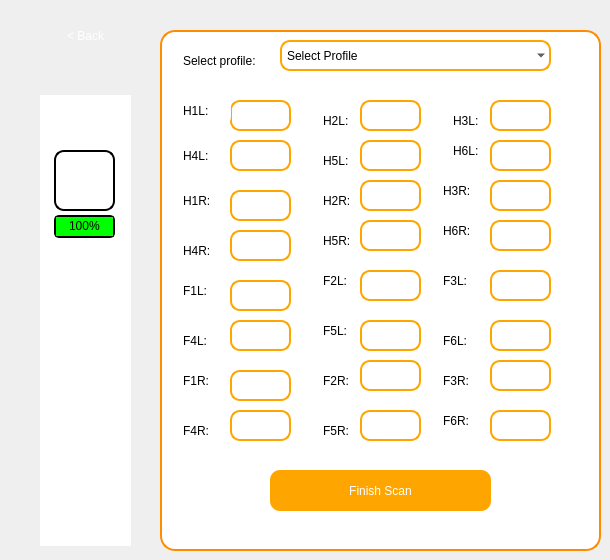
    <widget class="QWidget" name="scansessionpage">
     <widget class="QFrame" name="scannerFrame">
      <property name="geometry">
       <rect>
        <x>160</x>
        <y>30</y>
        <width>441</width>
        <height>521</height>
       </rect>
      </property>
      <property name="styleSheet">
       <string notr="true">QFrame {
    border-radius: 15px;
    background-color: white;
    border: 2px solid #FF8C00;
    padding: 10px;
}</string>
      </property>
      <property name="frameShape">
       <enum>QFrame::StyledPanel</enum>
      </property>
      <property name="frameShadow">
       <enum>QFrame::Raised</enum>
      </property>
      <widget class="QLineEdit" name="h1Left">
       <property name="geometry">
        <rect>
         <x>70</x>
         <y>70</y>
         <width>61</width>
         <height>31</height>
        </rect>
       </property>
       <property name="styleSheet">
        <string notr="true">QLineEdit {
    border: 2px solid #FFA500;
    border-radius: 10px;
    padding: 5px;
    background: transparent;
}
QLineEdit::placeholder {
    color: #FFA500;  
    font-style: italic; 
}</string>
       </property>
      </widget>
      <widget class="QLabel" name="label_18">
       <property name="geometry">
        <rect>
         <x>10</x>
         <y>60</y>
         <width>61</width>
         <height>41</height>
        </rect>
       </property>
       <property name="styleSheet">
        <string notr="true">QLabel {
    border: none;  
}</string>
       </property>
       <property name="text">
        <string>H1L:</string>
       </property>
      </widget>
      <widget class="QLabel" name="label_23">
       <property name="geometry">
        <rect>
         <x>10</x>
         <y>10</y>
         <width>121</width>
         <height>41</height>
        </rect>
       </property>
       <property name="styleSheet">
        <string notr="true">QLabel {
    border: none;  
}</string>
       </property>
       <property name="text">
        <string>Select profile:</string>
       </property>
      </widget>
      <widget class="QComboBox" name="profileBox">
       <property name="geometry">
        <rect>
         <x>120</x>
         <y>10</y>
         <width>271</width>
         <height>31</height>
        </rect>
       </property>
       <property name="styleSheet">
        <string notr="true">QComboBox {
    background-color: white;
    color: black;
    border: 2px solid #FFA500;
    border-radius: 10px;
    padding: 5px;
    background: transparent;
}
</string>
       </property>
       <property name="placeholderText">
        <string>Select Profile</string>
       </property>
      </widget>
      <widget class="QLabel" name="label_19">
       <property name="geometry">
        <rect>
         <x>150</x>
         <y>70</y>
         <width>51</width>
         <height>41</height>
        </rect>
       </property>
       <property name="styleSheet">
        <string notr="true">QLabel {
    border: none;  
}</string>
       </property>
       <property name="text">
        <string>H2L:</string>
       </property>
      </widget>
      <widget class="QLabel" name="label_24">
       <property name="geometry">
        <rect>
         <x>280</x>
         <y>70</y>
         <width>61</width>
         <height>41</height>
        </rect>
       </property>
       <property name="styleSheet">
        <string notr="true">QLabel {
    border: none;  
}</string>
       </property>
       <property name="text">
        <string>H3L:</string>
       </property>
      </widget>
      <widget class="QLabel" name="label_20">
       <property name="geometry">
        <rect>
         <x>10</x>
         <y>110</y>
         <width>61</width>
         <height>31</height>
        </rect>
       </property>
       <property name="styleSheet">
        <string notr="true">QLabel {
    border: none;  
}</string>
       </property>
       <property name="text">
        <string>H4L:</string>
       </property>
      </widget>
      <widget class="QLabel" name="label_21">
       <property name="geometry">
        <rect>
         <x>150</x>
         <y>110</y>
         <width>51</width>
         <height>41</height>
        </rect>
       </property>
       <property name="styleSheet">
        <string notr="true">QLabel {
    border: none;  
}</string>
       </property>
       <property name="text">
        <string>H5L:</string>
       </property>
      </widget>
      <widget class="QLabel" name="label_22">
       <property name="geometry">
        <rect>
         <x>280</x>
         <y>100</y>
         <width>61</width>
         <height>41</height>
        </rect>
       </property>
       <property name="styleSheet">
        <string notr="true">QLabel {
    border: none;  
}</string>
       </property>
       <property name="text">
        <string>H6L:</string>
       </property>
      </widget>
      <widget class="QLabel" name="label_25">
       <property name="geometry">
        <rect>
         <x>10</x>
         <y>150</y>
         <width>61</width>
         <height>41</height>
        </rect>
       </property>
       <property name="styleSheet">
        <string notr="true">QLabel {
    border: none;  
}</string>
       </property>
       <property name="text">
        <string>H1R:</string>
       </property>
      </widget>
      <widget class="QLabel" name="label_26">
       <property name="geometry">
        <rect>
         <x>150</x>
         <y>150</y>
         <width>61</width>
         <height>41</height>
        </rect>
       </property>
       <property name="styleSheet">
        <string notr="true">QLabel {
    border: none;  
}</string>
       </property>
       <property name="text">
        <string>H2R:</string>
       </property>
      </widget>
      <widget class="QLabel" name="label_27">
       <property name="geometry">
        <rect>
         <x>270</x>
         <y>140</y>
         <width>61</width>
         <height>41</height>
        </rect>
       </property>
       <property name="styleSheet">
        <string notr="true">QLabel {
    border: none;  
}</string>
       </property>
       <property name="text">
        <string>H3R:</string>
       </property>
      </widget>
      <widget class="QLabel" name="label_30">
       <property name="geometry">
        <rect>
         <x>10</x>
         <y>200</y>
         <width>61</width>
         <height>41</height>
        </rect>
       </property>
       <property name="styleSheet">
        <string notr="true">QLabel {
    border: none;  
}</string>
       </property>
       <property name="text">
        <string>H4R:</string>
       </property>
      </widget>
      <widget class="QLabel" name="label_31">
       <property name="geometry">
        <rect>
         <x>150</x>
         <y>190</y>
         <width>61</width>
         <height>41</height>
        </rect>
       </property>
       <property name="styleSheet">
        <string notr="true">QLabel {
    border: none;  
}</string>
       </property>
       <property name="text">
        <string>H5R:</string>
       </property>
      </widget>
      <widget class="QLabel" name="label_32">
       <property name="geometry">
        <rect>
         <x>270</x>
         <y>180</y>
         <width>61</width>
         <height>41</height>
        </rect>
       </property>
       <property name="styleSheet">
        <string notr="true">QLabel {
    border: none;  
}</string>
       </property>
       <property name="text">
        <string>H6R:</string>
       </property>
      </widget>
      <widget class="QLabel" name="label_33">
       <property name="geometry">
        <rect>
         <x>10</x>
         <y>240</y>
         <width>51</width>
         <height>41</height>
        </rect>
       </property>
       <property name="styleSheet">
        <string notr="true">QLabel {
    border: none;  
}</string>
       </property>
       <property name="text">
        <string>F1L:</string>
       </property>
      </widget>
      <widget class="QPushButton" name="finishScanButton">
       <property name="geometry">
        <rect>
         <x>110</x>
         <y>440</y>
         <width>221</width>
         <height>41</height>
        </rect>
       </property>
       <property name="toolTipDuration">
        <number>10</number>
       </property>
       <property name="styleSheet">
        <string notr="true">QPushButton {
    background-color: #FFA500;
    color: white;
    border: none;
    border-radius: 10px;
    padding: 10px 20px;
}</string>
       </property>
       <property name="text">
        <string>Finish Scan</string>
       </property>
      </widget>
      <widget class="QLabel" name="label_34">
       <property name="geometry">
        <rect>
         <x>150</x>
         <y>230</y>
         <width>51</width>
         <height>41</height>
        </rect>
       </property>
       <property name="styleSheet">
        <string notr="true">QLabel {
    border: none;  
}</string>
       </property>
       <property name="text">
        <string>F2L:</string>
       </property>
      </widget>
      <widget class="QLabel" name="label_35">
       <property name="geometry">
        <rect>
         <x>270</x>
         <y>230</y>
         <width>51</width>
         <height>41</height>
        </rect>
       </property>
       <property name="styleSheet">
        <string notr="true">QLabel {
    border: none;  
}</string>
       </property>
       <property name="text">
        <string>F3L:</string>
       </property>
      </widget>
      <widget class="QLabel" name="label_36">
       <property name="geometry">
        <rect>
         <x>10</x>
         <y>290</y>
         <width>51</width>
         <height>41</height>
        </rect>
       </property>
       <property name="styleSheet">
        <string notr="true">QLabel {
    border: none;  
}</string>
       </property>
       <property name="text">
        <string>F4L:</string>
       </property>
      </widget>
      <widget class="QLabel" name="label_37">
       <property name="geometry">
        <rect>
         <x>150</x>
         <y>280</y>
         <width>51</width>
         <height>41</height>
        </rect>
       </property>
       <property name="styleSheet">
        <string notr="true">QLabel {
    border: none;  
}</string>
       </property>
       <property name="text">
        <string>F5L:</string>
       </property>
      </widget>
      <widget class="QLabel" name="label_38">
       <property name="geometry">
        <rect>
         <x>270</x>
         <y>290</y>
         <width>51</width>
         <height>41</height>
        </rect>
       </property>
       <property name="styleSheet">
        <string notr="true">QLabel {
    border: none;  
}</string>
       </property>
       <property name="text">
        <string>F6L:</string>
       </property>
      </widget>
      <widget class="QLabel" name="label_39">
       <property name="geometry">
        <rect>
         <x>10</x>
         <y>330</y>
         <width>61</width>
         <height>41</height>
        </rect>
       </property>
       <property name="styleSheet">
        <string notr="true">QLabel {
    border: none;  
}</string>
       </property>
       <property name="text">
        <string>F1R:</string>
       </property>
      </widget>
      <widget class="QLabel" name="label_40">
       <property name="geometry">
        <rect>
         <x>150</x>
         <y>330</y>
         <width>51</width>
         <height>41</height>
        </rect>
       </property>
       <property name="styleSheet">
        <string notr="true">QLabel {
    border: none;  
}</string>
       </property>
       <property name="text">
        <string>F2R:</string>
       </property>
      </widget>
      <widget class="QLabel" name="label_41">
       <property name="geometry">
        <rect>
         <x>270</x>
         <y>330</y>
         <width>51</width>
         <height>41</height>
        </rect>
       </property>
       <property name="styleSheet">
        <string notr="true">QLabel {
    border: none;  
}</string>
       </property>
       <property name="text">
        <string>F3R:</string>
       </property>
      </widget>
      <widget class="QLabel" name="label_42">
       <property name="geometry">
        <rect>
         <x>10</x>
         <y>380</y>
         <width>51</width>
         <height>41</height>
        </rect>
       </property>
       <property name="styleSheet">
        <string notr="true">QLabel {
    border: none;  
}</string>
       </property>
       <property name="text">
        <string>F4R:</string>
       </property>
      </widget>
      <widget class="QLabel" name="label_43">
       <property name="geometry">
        <rect>
         <x>150</x>
         <y>380</y>
         <width>81</width>
         <height>41</height>
        </rect>
       </property>
       <property name="styleSheet">
        <string notr="true">QLabel {
    border: none;  
}</string>
       </property>
       <property name="text">
        <string>F5R:</string>
       </property>
      </widget>
      <widget class="QLabel" name="label_44">
       <property name="geometry">
        <rect>
         <x>270</x>
         <y>370</y>
         <width>51</width>
         <height>41</height>
        </rect>
       </property>
       <property name="styleSheet">
        <string notr="true">QLabel {
    border: none;  
}</string>
       </property>
       <property name="text">
        <string>F6R:</string>
       </property>
      </widget>
      <widget class="QLineEdit" name="h4Left">
       <property name="geometry">
        <rect>
         <x>70</x>
         <y>110</y>
         <width>61</width>
         <height>31</height>
        </rect>
       </property>
       <property name="styleSheet">
        <string notr="true">QLineEdit {
    border: 2px solid #FFA500;
    border-radius: 10px;
    padding: 5px;
    background: transparent;
}
QLineEdit::placeholder {
    color: #FFA500;  
    font-style: italic; 
}</string>
       </property>
       <property name="text">
        <string/>
       </property>
      </widget>
      <widget class="QLineEdit" name="h1Right">
       <property name="geometry">
        <rect>
         <x>70</x>
         <y>160</y>
         <width>61</width>
         <height>31</height>
        </rect>
       </property>
       <property name="styleSheet">
        <string notr="true">QLineEdit {
    border: 2px solid #FFA500;
    border-radius: 10px;
    padding: 5px;
    background: transparent;
}
QLineEdit::placeholder {
    color: #FFA500;  
    font-style: italic; 
}</string>
       </property>
      </widget>
      <widget class="QLineEdit" name="h4Right">
       <property name="geometry">
        <rect>
         <x>70</x>
         <y>200</y>
         <width>61</width>
         <height>31</height>
        </rect>
       </property>
       <property name="styleSheet">
        <string notr="true">QLineEdit {
    border: 2px solid #FFA500;
    border-radius: 10px;
    padding: 5px;
    background: transparent;
}
QLineEdit::placeholder {
    color: #FFA500;  
    font-style: italic; 
}</string>
       </property>
      </widget>
      <widget class="QLineEdit" name="f1Left">
       <property name="geometry">
        <rect>
         <x>70</x>
         <y>250</y>
         <width>61</width>
         <height>31</height>
        </rect>
       </property>
       <property name="styleSheet">
        <string notr="true">QLineEdit {
    border: 2px solid #FFA500;
    border-radius: 10px;
    padding: 5px;
    background: transparent;
}
QLineEdit::placeholder {
    color: #FFA500;  
    font-style: italic; 
}</string>
       </property>
      </widget>
      <widget class="QLineEdit" name="f4Left">
       <property name="geometry">
        <rect>
         <x>70</x>
         <y>290</y>
         <width>61</width>
         <height>31</height>
        </rect>
       </property>
       <property name="styleSheet">
        <string notr="true">QLineEdit {
    border: 2px solid #FFA500;
    border-radius: 10px;
    padding: 5px;
    background: transparent;
}
QLineEdit::placeholder {
    color: #FFA500;  
    font-style: italic; 
}</string>
       </property>
      </widget>
      <widget class="QLineEdit" name="f1Right">
       <property name="geometry">
        <rect>
         <x>70</x>
         <y>340</y>
         <width>61</width>
         <height>31</height>
        </rect>
       </property>
       <property name="styleSheet">
        <string notr="true">QLineEdit {
    border: 2px solid #FFA500;
    border-radius: 10px;
    padding: 5px;
    background: transparent;
}
QLineEdit::placeholder {
    color: #FFA500;  
    font-style: italic; 
}</string>
       </property>
      </widget>
      <widget class="QLineEdit" name="f4Right">
       <property name="geometry">
        <rect>
         <x>70</x>
         <y>380</y>
         <width>61</width>
         <height>31</height>
        </rect>
       </property>
       <property name="styleSheet">
        <string notr="true">QLineEdit {
    border: 2px solid #FFA500;
    border-radius: 10px;
    padding: 5px;
    background: transparent;
}
QLineEdit::placeholder {
    color: #FFA500;  
    font-style: italic; 
}</string>
       </property>
      </widget>
      <widget class="QLineEdit" name="f5Right">
       <property name="geometry">
        <rect>
         <x>200</x>
         <y>380</y>
         <width>61</width>
         <height>31</height>
        </rect>
       </property>
       <property name="styleSheet">
        <string notr="true">QLineEdit {
    border: 2px solid #FFA500;
    border-radius: 10px;
    padding: 5px;
    background: transparent;
}
QLineEdit::placeholder {
    color: #FFA500;  
    font-style: italic; 
}</string>
       </property>
      </widget>
      <widget class="QLineEdit" name="f2Right">
       <property name="geometry">
        <rect>
         <x>200</x>
         <y>330</y>
         <width>61</width>
         <height>31</height>
        </rect>
       </property>
       <property name="styleSheet">
        <string notr="true">QLineEdit {
    border: 2px solid #FFA500;
    border-radius: 10px;
    padding: 5px;
    background: transparent;
}
QLineEdit::placeholder {
    color: #FFA500;  
    font-style: italic; 
}</string>
       </property>
      </widget>
      <widget class="QLineEdit" name="f5Left">
       <property name="geometry">
        <rect>
         <x>200</x>
         <y>290</y>
         <width>61</width>
         <height>31</height>
        </rect>
       </property>
       <property name="styleSheet">
        <string notr="true">QLineEdit {
    border: 2px solid #FFA500;
    border-radius: 10px;
    padding: 5px;
    background: transparent;
}
QLineEdit::placeholder {
    color: #FFA500;  
    font-style: italic; 
}</string>
       </property>
      </widget>
      <widget class="QLineEdit" name="f2Left">
       <property name="geometry">
        <rect>
         <x>200</x>
         <y>240</y>
         <width>61</width>
         <height>31</height>
        </rect>
       </property>
       <property name="styleSheet">
        <string notr="true">QLineEdit {
    border: 2px solid #FFA500;
    border-radius: 10px;
    padding: 5px;
    background: transparent;
}
QLineEdit::placeholder {
    color: #FFA500;  
    font-style: italic; 
}</string>
       </property>
      </widget>
      <widget class="QLineEdit" name="h5Right">
       <property name="geometry">
        <rect>
         <x>200</x>
         <y>190</y>
         <width>61</width>
         <height>31</height>
        </rect>
       </property>
       <property name="styleSheet">
        <string notr="true">QLineEdit {
    border: 2px solid #FFA500;
    border-radius: 10px;
    padding: 5px;
    background: transparent;
}
QLineEdit::placeholder {
    color: #FFA500;  
    font-style: italic; 
}</string>
       </property>
      </widget>
      <widget class="QLineEdit" name="h2Right">
       <property name="geometry">
        <rect>
         <x>200</x>
         <y>150</y>
         <width>61</width>
         <height>31</height>
        </rect>
       </property>
       <property name="styleSheet">
        <string notr="true">QLineEdit {
    border: 2px solid #FFA500;
    border-radius: 10px;
    padding: 5px;
    background: transparent;
}
QLineEdit::placeholder {
    color: #FFA500;  
    font-style: italic; 
}</string>
       </property>
      </widget>
      <widget class="QLineEdit" name="h5Left">
       <property name="geometry">
        <rect>
         <x>200</x>
         <y>110</y>
         <width>61</width>
         <height>31</height>
        </rect>
       </property>
       <property name="styleSheet">
        <string notr="true">QLineEdit {
    border: 2px solid #FFA500;
    border-radius: 10px;
    padding: 5px;
    background: transparent;
}
QLineEdit::placeholder {
    color: #FFA500;  
    font-style: italic; 
}</string>
       </property>
      </widget>
      <widget class="QLineEdit" name="h2Left">
       <property name="geometry">
        <rect>
         <x>200</x>
         <y>70</y>
         <width>61</width>
         <height>31</height>
        </rect>
       </property>
       <property name="styleSheet">
        <string notr="true">QLineEdit {
    border: 2px solid #FFA500;
    border-radius: 10px;
    padding: 5px;
    background: transparent;
}
QLineEdit::placeholder {
    color: #FFA500;  
    font-style: italic; 
}</string>
       </property>
      </widget>
      <widget class="QLineEdit" name="f6Right">
       <property name="geometry">
        <rect>
         <x>330</x>
         <y>380</y>
         <width>61</width>
         <height>31</height>
        </rect>
       </property>
       <property name="styleSheet">
        <string notr="true">QLineEdit {
    border: 2px solid #FFA500;
    border-radius: 10px;
    padding: 5px;
    background: transparent;
}
QLineEdit::placeholder {
    color: #FFA500;  
    font-style: italic; 
}</string>
       </property>
      </widget>
      <widget class="QLineEdit" name="f3Right">
       <property name="geometry">
        <rect>
         <x>330</x>
         <y>330</y>
         <width>61</width>
         <height>31</height>
        </rect>
       </property>
       <property name="styleSheet">
        <string notr="true">QLineEdit {
    border: 2px solid #FFA500;
    border-radius: 10px;
    padding: 5px;
    background: transparent;
}
QLineEdit::placeholder {
    color: #FFA500;  
    font-style: italic; 
}</string>
       </property>
      </widget>
      <widget class="QLineEdit" name="f6Left">
       <property name="geometry">
        <rect>
         <x>330</x>
         <y>290</y>
         <width>61</width>
         <height>31</height>
        </rect>
       </property>
       <property name="styleSheet">
        <string notr="true">QLineEdit {
    border: 2px solid #FFA500;
    border-radius: 10px;
    padding: 5px;
    background: transparent;
}
QLineEdit::placeholder {
    color: #FFA500;  
    font-style: italic; 
}</string>
       </property>
      </widget>
      <widget class="QLineEdit" name="f3Left">
       <property name="geometry">
        <rect>
         <x>330</x>
         <y>240</y>
         <width>61</width>
         <height>31</height>
        </rect>
       </property>
       <property name="styleSheet">
        <string notr="true">QLineEdit {
    border: 2px solid #FFA500;
    border-radius: 10px;
    padding: 5px;
    background: transparent;
}
QLineEdit::placeholder {
    color: #FFA500;  
    font-style: italic; 
}</string>
       </property>
      </widget>
      <widget class="QLineEdit" name="h6Right">
       <property name="geometry">
        <rect>
         <x>330</x>
         <y>190</y>
         <width>61</width>
         <height>31</height>
        </rect>
       </property>
       <property name="styleSheet">
        <string notr="true">QLineEdit {
    border: 2px solid #FFA500;
    border-radius: 10px;
    padding: 5px;
    background: transparent;
}
QLineEdit::placeholder {
    color: #FFA500;  
    font-style: italic; 
}</string>
       </property>
      </widget>
      <widget class="QLineEdit" name="h3Right">
       <property name="geometry">
        <rect>
         <x>330</x>
         <y>150</y>
         <width>61</width>
         <height>31</height>
        </rect>
       </property>
       <property name="styleSheet">
        <string notr="true">QLineEdit {
    border: 2px solid #FFA500;
    border-radius: 10px;
    padding: 5px;
    background: transparent;
}
QLineEdit::placeholder {
    color: #FFA500;  
    font-style: italic; 
}</string>
       </property>
      </widget>
      <widget class="QLineEdit" name="h6Left">
       <property name="geometry">
        <rect>
         <x>330</x>
         <y>110</y>
         <width>61</width>
         <height>31</height>
        </rect>
       </property>
       <property name="styleSheet">
        <string notr="true">QLineEdit {
    border: 2px solid #FFA500;
    border-radius: 10px;
    padding: 5px;
    background: transparent;
}
QLineEdit::placeholder {
    color: #FFA500;  
    font-style: italic; 
}</string>
       </property>
      </widget>
      <widget class="QLineEdit" name="h3Left">
       <property name="geometry">
        <rect>
         <x>330</x>
         <y>70</y>
         <width>61</width>
         <height>31</height>
        </rect>
       </property>
       <property name="styleSheet">
        <string notr="true">QLineEdit {
    border: 2px solid #FFA500;
    border-radius: 10px;
    padding: 5px;
    background: transparent;
}
QLineEdit::placeholder {
    color: #FFA500;  
    font-style: italic; 
}</string>
       </property>
      </widget>
     </widget>
     <widget class="QLabel" name="pen">
      <property name="geometry">
       <rect>
        <x>40</x>
        <y>95</y>
        <width>91</width>
        <height>451</height>
       </rect>
      </property>
      <property name="styleSheet">
       <string notr="true">QLabel {
    background: white;
    border: none;
    padding: 0px;
}</string>
      </property>
      <property name="text">
       <string/>
      </property>
      <property name="pixmap">
       <pixmap>:/images/images/pen.png</pixmap>
      </property>
      <property name="scaledContents">
       <bool>true</bool>
      </property>
     </widget>
     <widget class="QLabel" name="powerIcon">
      <property name="geometry">
       <rect>
        <x>65</x>
        <y>160</y>
        <width>41</width>
        <height>41</height>
       </rect>
      </property>
      <property name="styleSheet">
       <string notr="true">QLabel {
	background: transparent
}</string>
      </property>
      <property name="text">
       <string/>
      </property>
      <property name="pixmap">
       <pixmap>:/images/images/powerbutton.png</pixmap>
      </property>
      <property name="scaledContents">
       <bool>true</bool>
      </property>
     </widget>
     <widget class="QPushButton" name="penPowerButton">
      <property name="geometry">
       <rect>
        <x>54</x>
        <y>150</y>
        <width>61</width>
        <height>61</height>
       </rect>
      </property>
      <property name="toolTipDuration">
       <number>10</number>
      </property>
      <property name="styleSheet">
       <string notr="true">QPushButton {
    background-color: white;
    border: 2px solid black;
    border-radius: 10px;
}</string>
      </property>
      <property name="text">
       <string/>
      </property>
     </widget>
     <widget class="QProgressBar" name="progressBar">
      <property name="geometry">
       <rect>
        <x>54</x>
        <y>215</y>
        <width>61</width>
        <height>23</height>
       </rect>
      </property>
      <property name="styleSheet">
       <string notr="true">QProgressBar {
           border: 2px solid black;
           border-radius: 5px;
           text-align: center;
           background-color: #f3f3f3;
}
QProgressBar::chunk {
        background-color: rgb(0,255,0); /* Color of the filled portion */
}
</string>
      </property>
      <property name="value">
       <number>100</number>
      </property>
     </widget>
     <widget class="QLabel" name="skinContactIndicator">
      <property name="geometry">
       <rect>
        <x>60</x>
        <y>485</y>
        <width>51</width>
        <height>31</height>
       </rect>
      </property>
      <property name="text">
       <string/>
      </property>
     </widget>
     <widget class="QPushButton" name="backButton_3">
      <property name="geometry">
       <rect>
        <x>40</x>
        <y>20</y>
        <width>91</width>
        <height>31</height>
       </rect>
      </property>
      <property name="styleSheet">
       <string notr="true">QPushButton {
    background: transparent;
    color: white;
    border: none;
}</string>
      </property>
      <property name="text">
       <string>&lt; Back</string>
      </property>
     </widget>
     <zorder>scannerFrame</zorder>
     <zorder>pen</zorder>
     <zorder>penPowerButton</zorder>
     <zorder>powerIcon</zorder>
     <zorder>progressBar</zorder>
     <zorder>skinContactIndicator</zorder>
     <zorder>backButton_3</zorder>
    </widget>
